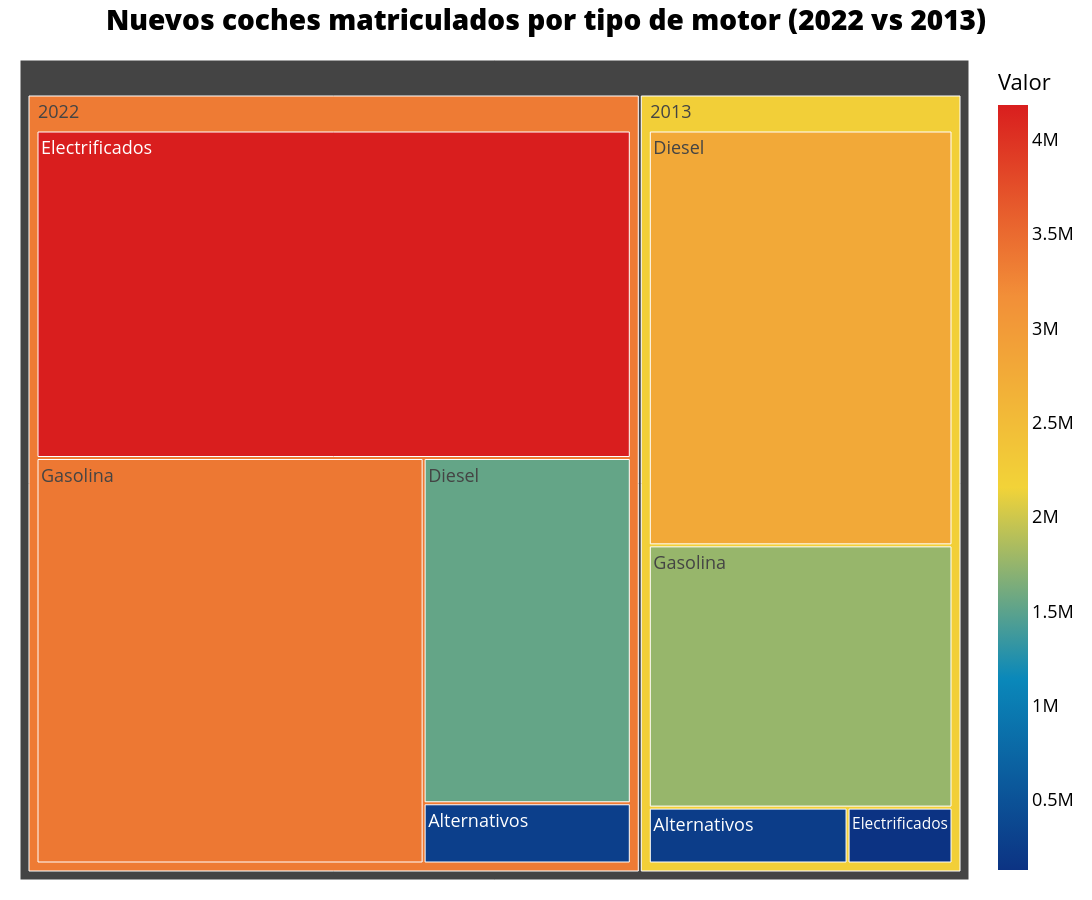

Notebook code for this chart:
### Markdown cell above
#### __¿Cómo ha cambiado la matriculación de coches nuevos en Europa entre 2022 y 2013?__

### Code cell
df_2013 = df_new_cars[df_new_cars['Años'] == 2013]
df_2022 = df_new_cars[df_new_cars['Años'] == 2022]

columns = [
    'Alternativos',
    'Electrificados',
    'Gasolina',
    'Diesel']

data_2013 = df_2013[columns].sum()
data_2022 = df_2022[columns].sum()

rows = []
for col in columns:
    rows.append({
        'Año': '2013',
        'Motor': col,
        'Valor': data_2013[col]})
for col in columns:
    rows.append({
        'Año': '2022',
        'Motor': col,
        'Valor': data_2022[col]})

df_plot = pd.DataFrame(rows)

fig = px.treemap(
    df_plot,
    path=['Año', 'Motor'],
    values='Valor',
    color='Valor',
    color_continuous_scale='Portland',
    title='Nuevos coches matriculados por tipo de motor (2022 vs 2013)')
fig.update_layout(
    width=1600,
    height=900,
    margin=dict(t=60, l=20, r=20, b=20),
    font=dict(size=18, color='black'),
    title=dict(
        font=dict(size=28, color='black', weight=800),
        x=0.5, xanchor='center'))
fig.show()

### Figure 1 — Plotly figure (JSON) as saved in the notebook; plotly's stock layout.template omitted (floating-point values rounded to 4 significant figures)
{"data": [{"branchvalues": "total", "customdata": [[245400.0], [129600.0], [1760000.0], [2783000.0], [268100.0], [4183000.0], [3373000.0], [1537000.0], [2221000.0], [3344000.0]], "domain": {"x": [0, 1], "y": [0, 1]}, "hovertemplate": "labels=%{label}<br>Valor_sum=%{value}<br>parent=%{parent}<br>id=%{id}<br>Valor=%{color}<extra></extra>", "ids": ["2013/Alternativos", "2013/Electrificados", "2013/Gasolina", "2013/Diesel", "2022/Alternativos", "2022/Electrificados", "2022/Gasolina", "2022/Diesel", "2013", "2022"], "labels": ["Alternativos", "Electrificados", "Gasolina", "Diesel", "Alternativos", "Electrificados", "Gasolina", "Diesel", "2013", "2022"], "marker": {"coloraxis": "coloraxis", "colors": [245400.0, 129600.0, 1760000.0, 2783000.0, 268100.0, 4183000.0, 3373000.0, 1537000.0, 2221000.0, 3344000.0]}, "name": "", "parents": ["2013", "2013", "2013", "2013", "2022", "2022", "2022", "2022", "", ""], "type": "treemap", "values": [245400.0, 129600.0, 1760000.0, 2783000.0, 268100.0, 4183000.0, 3373000.0, 1537000.0, 4918000.0, 9361000.0]}], "layout": {"coloraxis": {"colorbar": {"title": {"text": "Valor"}}, "colorscale": [[0, "rgb(12,51,131)"], [0.25, "rgb(10,136,186)"], [0.5, "rgb(242,211,56)"], [0.75, "rgb(242,143,56)"], [1, "rgb(217,30,30)"]]}, "font": {"color": "black", "size": 18}, "height": 900, "legend": {"tracegroupgap": 0}, "margin": {"b": 20, "l": 20, "r": 20, "t": 60}, "title": {"font": {"color": "black", "size": 28, "weight": 800}, "text": "Nuevos coches matriculados por tipo de motor (2022 vs 2013)", "x": 0.5, "xanchor": "center"}, "width": 1600}}
